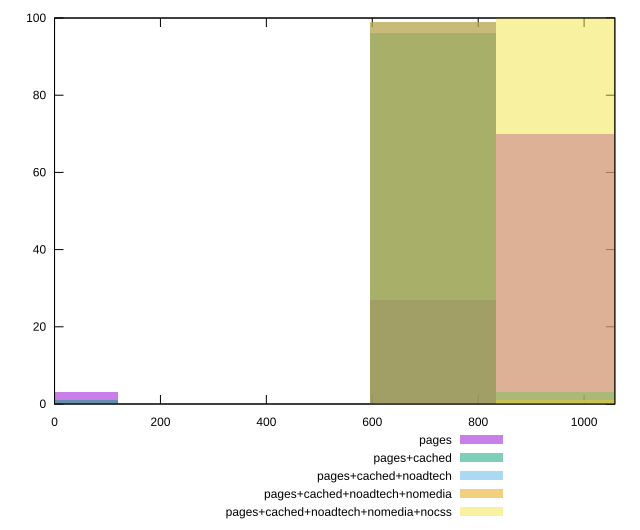

Source code (gnuplot):
reset

$pages <<EOF
0 3
952.118480090504 70
714.088860067878 27
EOF

$pagesCached <<EOF
0 1
714.088860067878 96
952.118480090504 3
EOF

$pagesCachedNoadtech <<EOF
952.118480090504 1
714.088860067878 99
EOF

$pagesCachedNoadtechNomedia <<EOF
952.118480090504 1
714.088860067878 99
EOF

$pagesCachedNoadtechNomediaNocss <<EOF
952.118480090504 100
EOF

set key outside below
set boxwidth 238.029620022626
set xrange [0:1058]
set yrange [0:100]
set trange [0:100]
set style fill transparent solid 0.5 noborder
set terminal svg size 640, 530 enhanced background rgb 'white'
set output "report_00016_2021-02-10T13-31-48.338Z/uses-rel-preload/comparison/histogram/all_raw.svg"

plot $pages title "pages" with boxes, \
     $pagesCached title "pages+cached" with boxes, \
     $pagesCachedNoadtech title "pages+cached+noadtech" with boxes, \
     $pagesCachedNoadtechNomedia title "pages+cached+noadtech+nomedia" with boxes, \
     $pagesCachedNoadtechNomediaNocss title "pages+cached+noadtech+nomedia+nocss" with boxes

reset
